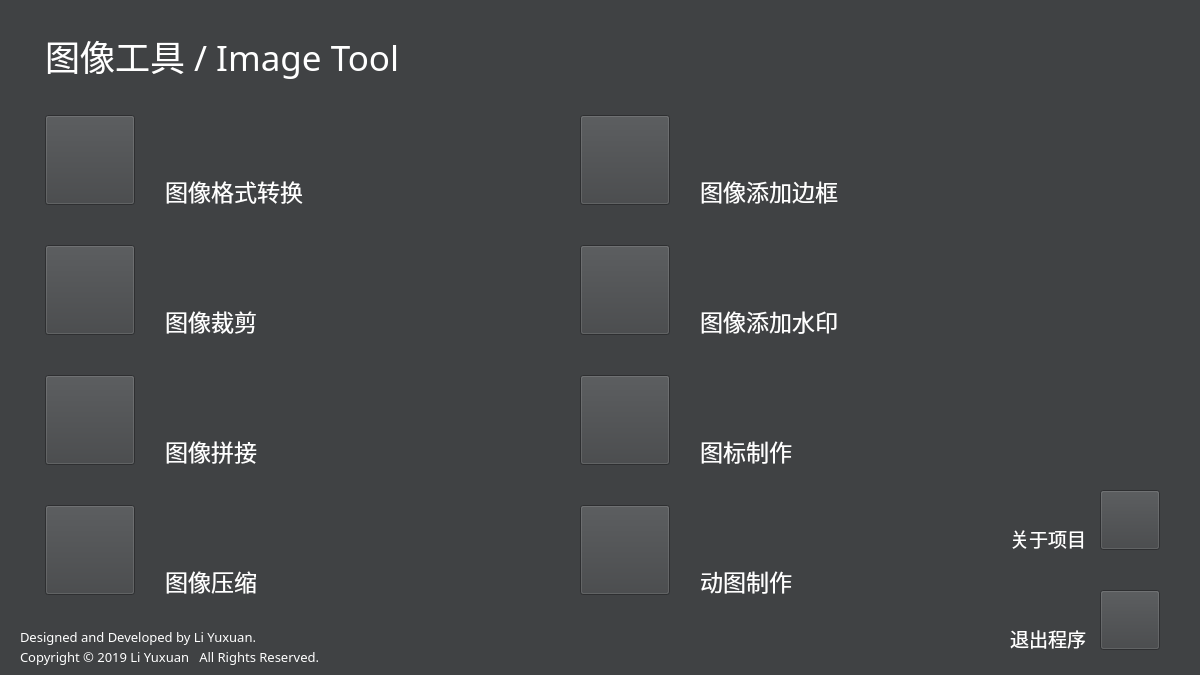
<?xml version="1.0" encoding="UTF-8"?>
<ui version="4.0">
 <class>Menu</class>
 <widget class="QFrame" name="Menu">
  <property name="geometry">
   <rect>
    <x>0</x>
    <y>0</y>
    <width>1200</width>
    <height>675</height>
   </rect>
  </property>
  <property name="font">
   <font>
    <family>等线</family>
    <pointsize>12</pointsize>
   </font>
  </property>
  <property name="windowTitle">
   <string>Frame</string>
  </property>
  <property name="styleSheet">
   <string notr="true">background-color: rgb(64, 66, 68);</string>
  </property>
  <widget class="QLabel" name="labelTitle">
   <property name="geometry">
    <rect>
     <x>45</x>
     <y>30</y>
     <width>451</width>
     <height>51</height>
    </rect>
   </property>
   <property name="font">
    <font>
     <family>等线</family>
     <pointsize>26</pointsize>
    </font>
   </property>
   <property name="styleSheet">
    <string notr="true">color: rgb(255, 255, 255);</string>
   </property>
   <property name="text">
    <string>图像工具 / Image Tool</string>
   </property>
  </widget>
  <widget class="QLabel" name="labelFormat">
   <property name="geometry">
    <rect>
     <x>165</x>
     <y>175</y>
     <width>271</width>
     <height>31</height>
    </rect>
   </property>
   <property name="font">
    <font>
     <family>等线</family>
     <pointsize>17</pointsize>
    </font>
   </property>
   <property name="styleSheet">
    <string notr="true">color: rgb(255, 255, 255);</string>
   </property>
   <property name="text">
    <string>图像格式转换</string>
   </property>
  </widget>
  <widget class="QPushButton" name="pushButtonFormat">
   <property name="geometry">
    <rect>
     <x>45</x>
     <y>115</y>
     <width>90</width>
     <height>90</height>
    </rect>
   </property>
   <property name="styleSheet">
    <string notr="true">image: url(:/IconPNG/Icon/Format-3780.PNG);</string>
   </property>
   <property name="text">
    <string/>
   </property>
  </widget>
  <widget class="QPushButton" name="pushButtonCrop">
   <property name="geometry">
    <rect>
     <x>45</x>
     <y>245</y>
     <width>90</width>
     <height>90</height>
    </rect>
   </property>
   <property name="styleSheet">
    <string notr="true">image: url(:/IconPNG/Icon/Crop-3780.PNG);</string>
   </property>
   <property name="text">
    <string/>
   </property>
  </widget>
  <widget class="QLabel" name="labelCrop">
   <property name="geometry">
    <rect>
     <x>165</x>
     <y>305</y>
     <width>271</width>
     <height>31</height>
    </rect>
   </property>
   <property name="font">
    <font>
     <family>等线</family>
     <pointsize>17</pointsize>
    </font>
   </property>
   <property name="styleSheet">
    <string notr="true">color: rgb(255, 255, 255);</string>
   </property>
   <property name="text">
    <string>图像裁剪</string>
   </property>
  </widget>
  <widget class="QPushButton" name="pushButtonConnect">
   <property name="geometry">
    <rect>
     <x>45</x>
     <y>375</y>
     <width>90</width>
     <height>90</height>
    </rect>
   </property>
   <property name="styleSheet">
    <string notr="true">image: url(:/IconPNG/Icon/Connect-3780.PNG);</string>
   </property>
   <property name="text">
    <string/>
   </property>
  </widget>
  <widget class="QLabel" name="labelCompress">
   <property name="geometry">
    <rect>
     <x>165</x>
     <y>565</y>
     <width>271</width>
     <height>31</height>
    </rect>
   </property>
   <property name="font">
    <font>
     <family>等线</family>
     <pointsize>17</pointsize>
    </font>
   </property>
   <property name="styleSheet">
    <string notr="true">color: rgb(255, 255, 255);</string>
   </property>
   <property name="text">
    <string>图像压缩</string>
   </property>
  </widget>
  <widget class="QPushButton" name="pushButtonCompress">
   <property name="geometry">
    <rect>
     <x>45</x>
     <y>505</y>
     <width>90</width>
     <height>90</height>
    </rect>
   </property>
   <property name="styleSheet">
    <string notr="true">image: url(:/IconPNG/Icon/Compress-3780.PNG);</string>
   </property>
   <property name="text">
    <string/>
   </property>
  </widget>
  <widget class="QLabel" name="labelConnect">
   <property name="geometry">
    <rect>
     <x>165</x>
     <y>435</y>
     <width>271</width>
     <height>31</height>
    </rect>
   </property>
   <property name="font">
    <font>
     <family>等线</family>
     <pointsize>17</pointsize>
    </font>
   </property>
   <property name="styleSheet">
    <string notr="true">color: rgb(255, 255, 255);</string>
   </property>
   <property name="text">
    <string>图像拼接</string>
   </property>
  </widget>
  <widget class="QLabel" name="labelMakeGif">
   <property name="geometry">
    <rect>
     <x>700</x>
     <y>565</y>
     <width>271</width>
     <height>31</height>
    </rect>
   </property>
   <property name="font">
    <font>
     <family>等线</family>
     <pointsize>17</pointsize>
    </font>
   </property>
   <property name="styleSheet">
    <string notr="true">color: rgb(255, 255, 255);</string>
   </property>
   <property name="text">
    <string>动图制作</string>
   </property>
  </widget>
  <widget class="QPushButton" name="pushButtonMakeIcon">
   <property name="geometry">
    <rect>
     <x>580</x>
     <y>375</y>
     <width>90</width>
     <height>90</height>
    </rect>
   </property>
   <property name="styleSheet">
    <string notr="true">image: url(:/IconPNG/Icon/MakeIcon-3780.PNG);</string>
   </property>
   <property name="text">
    <string/>
   </property>
  </widget>
  <widget class="QPushButton" name="pushButtonMakeGif">
   <property name="geometry">
    <rect>
     <x>580</x>
     <y>505</y>
     <width>90</width>
     <height>90</height>
    </rect>
   </property>
   <property name="styleSheet">
    <string notr="true">image: url(:/IconPNG/Icon/MakeGif-3780.PNG);</string>
   </property>
   <property name="text">
    <string/>
   </property>
  </widget>
  <widget class="QPushButton" name="pushButtonFrame">
   <property name="geometry">
    <rect>
     <x>580</x>
     <y>115</y>
     <width>90</width>
     <height>90</height>
    </rect>
   </property>
   <property name="styleSheet">
    <string notr="true">image: url(:/IconPNG/Icon/Frame-3780.PNG);</string>
   </property>
   <property name="text">
    <string/>
   </property>
  </widget>
  <widget class="QLabel" name="labelWaterMark">
   <property name="geometry">
    <rect>
     <x>700</x>
     <y>305</y>
     <width>271</width>
     <height>31</height>
    </rect>
   </property>
   <property name="font">
    <font>
     <family>等线</family>
     <pointsize>17</pointsize>
    </font>
   </property>
   <property name="styleSheet">
    <string notr="true">color: rgb(255, 255, 255);</string>
   </property>
   <property name="text">
    <string>图像添加水印</string>
   </property>
  </widget>
  <widget class="QPushButton" name="pushButtonWaterMark">
   <property name="geometry">
    <rect>
     <x>580</x>
     <y>245</y>
     <width>90</width>
     <height>90</height>
    </rect>
   </property>
   <property name="styleSheet">
    <string notr="true">image: url(:/IconPNG/Icon/WaterMark-3780.PNG);</string>
   </property>
   <property name="text">
    <string/>
   </property>
  </widget>
  <widget class="QLabel" name="labelFrame">
   <property name="geometry">
    <rect>
     <x>700</x>
     <y>175</y>
     <width>271</width>
     <height>31</height>
    </rect>
   </property>
   <property name="font">
    <font>
     <family>等线</family>
     <pointsize>17</pointsize>
    </font>
   </property>
   <property name="styleSheet">
    <string notr="true">color: rgb(255, 255, 255);</string>
   </property>
   <property name="text">
    <string>图像添加边框</string>
   </property>
  </widget>
  <widget class="QLabel" name="labelMakeIcon">
   <property name="geometry">
    <rect>
     <x>700</x>
     <y>435</y>
     <width>271</width>
     <height>31</height>
    </rect>
   </property>
   <property name="font">
    <font>
     <family>等线</family>
     <pointsize>17</pointsize>
    </font>
   </property>
   <property name="styleSheet">
    <string notr="true">color: rgb(255, 255, 255);</string>
   </property>
   <property name="text">
    <string>图标制作</string>
   </property>
  </widget>
  <widget class="QLabel" name="labelExtraInfo1">
   <property name="geometry">
    <rect>
     <x>20</x>
     <y>627</y>
     <width>401</width>
     <height>20</height>
    </rect>
   </property>
   <property name="font">
    <font>
     <family>等线</family>
     <pointsize>10</pointsize>
    </font>
   </property>
   <property name="styleSheet">
    <string notr="true">color: rgb(255, 255, 255);</string>
   </property>
   <property name="text">
    <string>Designed and Developed by Li Yuxuan.</string>
   </property>
  </widget>
  <widget class="QLabel" name="labelExtraInfo2">
   <property name="geometry">
    <rect>
     <x>20</x>
     <y>647</y>
     <width>401</width>
     <height>20</height>
    </rect>
   </property>
   <property name="font">
    <font>
     <family>等线</family>
     <pointsize>10</pointsize>
    </font>
   </property>
   <property name="styleSheet">
    <string notr="true">color: rgb(255, 255, 255);</string>
   </property>
   <property name="text">
    <string>Copyright © 2019 Li Yuxuan   All Rights Reserved.</string>
   </property>
  </widget>
  <widget class="QPushButton" name="pushButtonAbout">
   <property name="geometry">
    <rect>
     <x>1100</x>
     <y>490</y>
     <width>60</width>
     <height>60</height>
    </rect>
   </property>
   <property name="styleSheet">
    <string notr="true">image: url(:/IconPNG/Icon/ProjectIcon-3780.PNG);</string>
   </property>
   <property name="text">
    <string/>
   </property>
  </widget>
  <widget class="QLabel" name="labelAbout">
   <property name="geometry">
    <rect>
     <x>1010</x>
     <y>528</y>
     <width>81</width>
     <height>21</height>
    </rect>
   </property>
   <property name="font">
    <font>
     <family>等线</family>
     <pointsize>14</pointsize>
    </font>
   </property>
   <property name="styleSheet">
    <string notr="true">color: rgb(255, 255, 255);</string>
   </property>
   <property name="text">
    <string>关于项目</string>
   </property>
  </widget>
  <widget class="QLabel" name="labelExit">
   <property name="geometry">
    <rect>
     <x>1010</x>
     <y>628</y>
     <width>81</width>
     <height>21</height>
    </rect>
   </property>
   <property name="font">
    <font>
     <family>等线</family>
     <pointsize>14</pointsize>
    </font>
   </property>
   <property name="styleSheet">
    <string notr="true">color: rgb(255, 255, 255);</string>
   </property>
   <property name="text">
    <string>退出程序</string>
   </property>
  </widget>
  <widget class="QPushButton" name="pushButtonExit">
   <property name="geometry">
    <rect>
     <x>1100</x>
     <y>590</y>
     <width>60</width>
     <height>60</height>
    </rect>
   </property>
   <property name="styleSheet">
    <string notr="true">image: url(:/IconPNG/Icon/Exit-3780.PNG);</string>
   </property>
   <property name="text">
    <string/>
   </property>
  </widget>
 </widget>
 <resources/>
 <connections/>
</ui>
